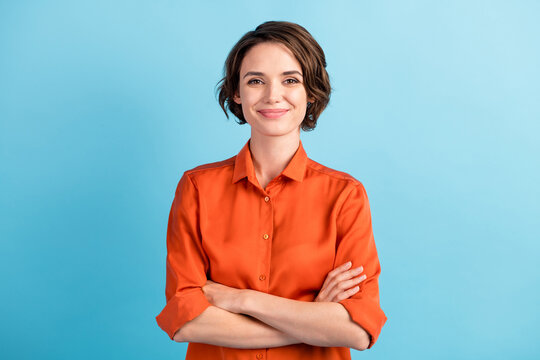
#> input picture 04.filters/img.jpg, 540 x 360 px, given in place of the camera
$ python cont_webcam.py
#> lines starting #> are read from the running program, lines starting #| are printed output that depends on the picture; after the words box and inside, x2 and y2 are one past the last pixel; in counts of white or black regions, pixels touching at a corner belong together
import cv2


cap= cv2.VideoCapture(0)

while True:
    _, img = cap.read()
#> img is the input picture: shape (360, 540, 3); mean B, G, R 184.4, 177.9, 151.8

    gray = cv2.cvtColor(img, cv2.COLOR_BGR2GRAY)
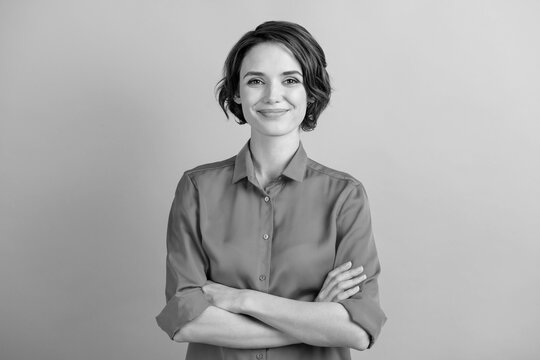
#> gray: shape (360, 540); min 0, max 238, mean 170.8

    # Threshold
    _, thresh = cv2.threshold(gray,127,255,cv2.THRESH_BINARY)
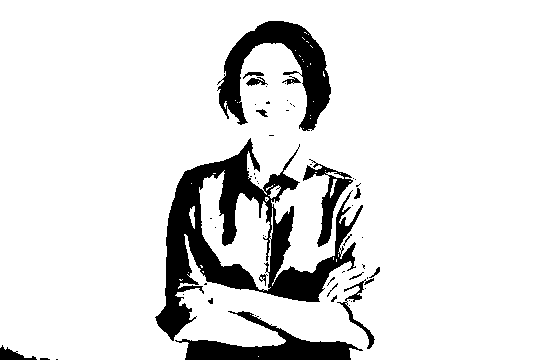
#> thresh: shape (360, 540); 88.3% white; 57 black regions (39 under 20 px)

    # Find contours
    contours, hierarchy = cv2.findContours(
        thresh,
        cv2.RETR_EXTERNAL,
        cv2.CHAIN_APPROX_SIMPLE
    )
#> contours = 3 contours, 2 with area under 20; largest, box (x1, y1, x2, y2) and area: (0, 0, 540, 360) 189905

    # Draw contours
    cv2.drawContours(img, contours, -1, (0,255,0), 3)
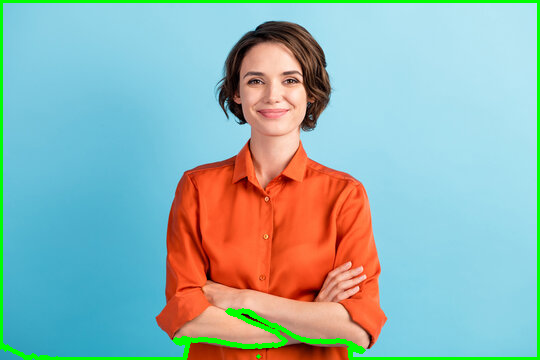
#> img: shape (360, 540, 3); 3.45% of pixels changed, all inside (x1, y1, x2, y2) = (0, 0, 540, 360)

    cv2.imshow("Contour", img)

    if cv2.waitKey(1)==ord('q'):
#> (key q is pressed here)
        break

cap.release()
cv2.destroyAllWindows()
